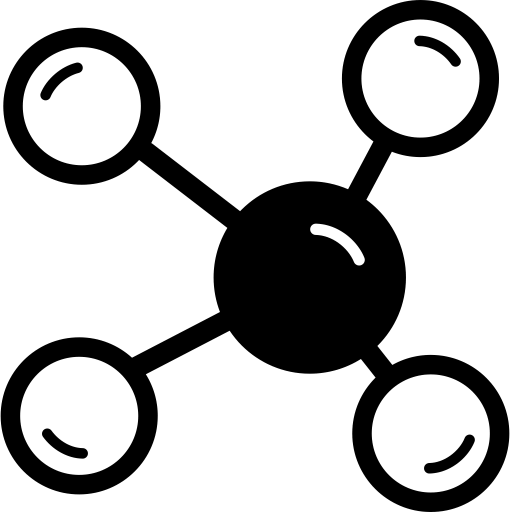
#> input picture sdm_gui/resource/app.png, 510 x 512 px
$ python convert.py app.png
#> lines starting #> are read from the running program, lines starting #| are printed output that depends on the picture
#!/home/bochen.li/.local/bin/python3
# -*- coding: utf-8 -*-

from PIL import Image
def convert32x32(fp):
#> called with fp = 'app.png'
    img = Image.open(fp)
#> img is the input picture: PIL image 510x512 P; mean R, G, B, A 0, 0, 0, 68.6
    img2 = img.resize((32, 32))
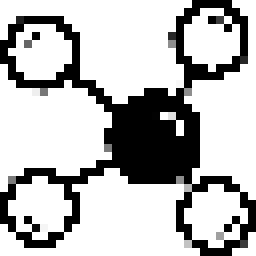
#> img2: PIL image 32x32 P (shown 8 times larger); mean R, G, B, A 0, 0, 0, 69.1; transparent parts drawn white
    img2.save(fp.rsplit('.', 1)[0] + '_32.png')


if __name__ == '__main__':
    import sys
    for fp in sys.argv[1:]:
        convert32x32(fp)
